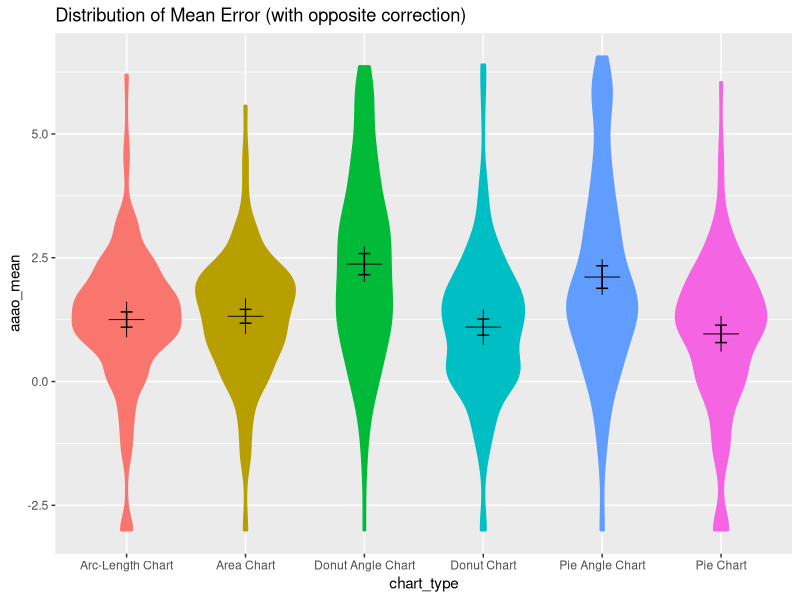
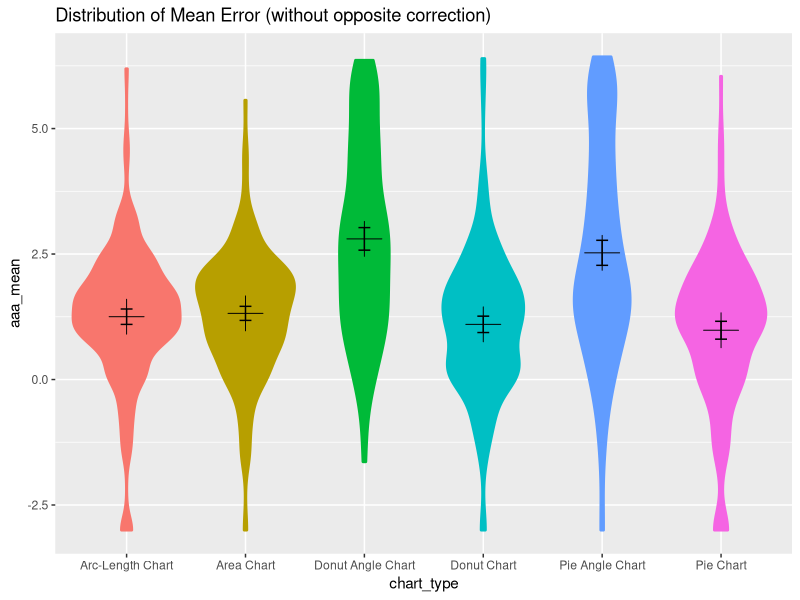
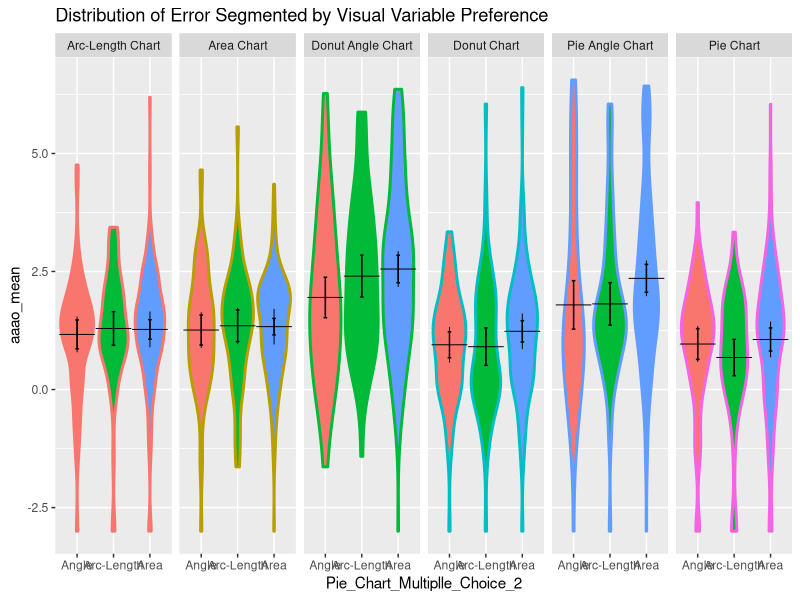

These figures' R source, in order:
#install.packages('dplyr')
#install.packages('tidyr')
library(dplyr)
library(tidyr)
library(gdata)
library(ggplot2)

# r doesn't have a standard error function
stderr = function(x) sqrt(var(x,na.rm=TRUE)/length(na.omit(x)))
ci95 = function(x) stderr(x) * 1.96

lowerCI <- function(v) {mean(v) - sd(v)*1.96/sqrt(length(v))}
upperCI <- function(v) {mean(v) + sd(v)*1.96/sqrt(length(v))}

setwd("~/github/arcs-angles-area/analysis/results")
#reshaped = read.csv("reshaped-unique.csv")
#demographics = read.csv("demographics.csv")

# aaa = merge(reshaped, demographics, by = "postID")
# remove participants due to incompleteness or comments left in the feedback form
# aaa = aaa[!(aaa$workerID %in% c("A149ROBL26JWP", "A237FGJCPV99G", "A2HHKBW8HQWI66", "A3RR85PK3AV9TU", "A1CIIX0CB0GR7H", "AQ2INPVVXR1G0", "AOW8XHXW76DSF", "A2WNW8A4MOR7T7", "A3J2UG22S8BIW4", "A1Z7J3XE1R8TYT")),]
# fix a single answer for participant A3P2LT53J1GUBG based on a comment in the feedback form
# aaa$correct_ans[aaa$correct_ans == 7068] <- 70

# categorize charts into thirds
# aaa$thirds <- ifelse(aaa$correct_ans < 33, "small", ifelse(aaa$correct_ans < 67, "medium", "large"))

# data was reshaped in Google Sheets, and opposite answer corrections were calculated here: https://docs.google.com/spreadsheets/d/1ykUK7l82OZAMIvE8jHLjqYt6GmsKuTl934qqgxZ2faE/edit?usp=sharing
aaa = read.csv("merged-data.csv") #aaa = arcs angles areas

# get the average result for condition 1 per subject (aaao = arcs angles areas opposite - includes opposite correction)
aaaoBaseline = aaa %>%
  #  filter(inner_radius == 0) %>%
  group_by(chart_type) %>%
  summarize(aaaoBaseline = mean(log_opposite))

# distribute the aggregated value to each row and normalize
aaa = aaa %>%
  left_join(aaaoBaseline) %>%
  mutate(aaaoNormalized = log_opposite / aaaoBaseline)

aaaoAggregated = aaa %>%
  group_by(chart_type, subjectID, Pie_Chart_Multiplle_Choice_2, sex, degree, age, Pie_Chart_Multiple_Choice_1, thirds) %>%
  summarize(aaa_ci95 = ci95(log_error),
            aaa_mean = mean(log_error),
            aaao_ci95 = ci95(log_opposite),
            aaao_mean = mean(log_opposite),
            aaao_timeci95 = ci95(time_diff_time_trial),
            aaao_time = mean(time_diff_time_trial))

ggplot(aaaoAggregated, aes(y=aaao_mean, x=chart_type, fill=factor(chart_type))) +
  geom_violin(size=1, aes(
    color=factor(chart_type),
    ymin=aaao_mean - aaao_ci95, 
    ymax=aaao_mean + aaao_ci95)) +
  stat_summary(fun.ymin=lowerCI, fun.ymax=upperCI, geom="errorbar", aes(width=.1)) +
  stat_summary(fun.y=mean, geom="point", shape=3, size=8, show.legend = FALSE) + 
  theme(legend.position="none") +
  labs(title = 'Distribution of Mean Error (with opposite correction)')

ggplot(aaaoAggregated, aes(y=aaa_mean, x=chart_type, fill=factor(chart_type))) +
  geom_violin(size=1, aes(
    color=factor(chart_type),
    ymin=aaa_mean - aaa_ci95, 
    ymax=aaa_mean + aaa_ci95)) +
  stat_summary(fun.ymin=lowerCI, fun.ymax=upperCI, geom="errorbar", aes(width=.1)) +
  stat_summary(fun.y=mean, geom="point", shape=3, size=8, show.legend = FALSE) + 
  theme(legend.position="none") +
  labs(title = 'Distribution of Mean Error (without opposite correction)')

summary(lm(log_error ~ chart_type, data=aaa))
aaa %>% group_by(chart_type) %>% summarize(meanError = mean(log_error), CI95 = sd(log_error)*1.96/sqrt(n()))

#ggplot(aaaoAggregated, aes(x=Pie_Chart_Multiplle_Choice_2, fill=factor(Pie_Chart_Multiplle_Choice_2))) +
#  geom_violin(size=1, aes(
#    y=aaao_mean, 
#    ymin=aaao_mean - aaao_ci95, 
#    ymax=aaao_mean + aaao_ci95)) +
#  stat_summary(fun.y=mean, geom="point", aes(y=aaao_mean), shape=18, size=4) + 
#  labs(title = 'aaao error')

ggplot(aaaoAggregated, aes(y=aaao_mean, x=Pie_Chart_Multiplle_Choice_2, fill=factor(Pie_Chart_Multiplle_Choice_2))) +
  geom_violin(size=1, aes(
    color=factor(chart_type),
    ymin=aaao_mean - aaao_ci95, 
    ymax=aaao_mean + aaao_ci95)) +
  stat_summary(fun.ymin=lowerCI, fun.ymax=upperCI, geom="errorbar", aes(width=.1)) +
  stat_summary(fun.y=mean, geom="point", shape=3, size=8, show.legend = FALSE) + 
  theme(legend.position="none") +
  labs(title = 'Distribution of Error Segmented by Visual Variable Preference') + 
  facet_grid(. ~ chart_type)

#ggplot(aaaoAggregated, aes(x=thirds, fill=factor(thirds))) +
#  geom_violin(size=1, aes(
#    y=aaao_mean, 
#    color=factor(chart_type),
#    ymin=aaao_mean - aaao_ci95, 
#    ymax=aaao_mean + aaao_ci95)) +
#  stat_summary(fun.y=mean, geom="point", aes(y=aaao_mean), shape=18, size=4) + 
#  labs(title = 'aaao error') + 
#  facet_grid(. ~ chart_type)

#ggplot(aaaoAggregated, aes(x=sex, fill=factor(sex))) +
#  geom_violin(size=1, aes(
#    y=aaao_mean, 
#    color=factor(chart_type),
#    ymin=aaao_mean - aaao_ci95, 
#    ymax=aaao_mean + aaao_ci95)) +
#  stat_summary(fun.y=mean, geom="point", aes(y=aaao_mean), shape=18, size=4) + 
#  labs(title = 'aaao error') + 
#  facet_grid(. ~ chart_type)

#ggplot(aaaoAggregated, aes(x=degree, fill=factor(degree))) +
#  geom_violin(size=1, aes(
#    y=aaao_mean, 
#    color=factor(chart_type),
#    ymin=aaao_mean - aaao_ci95, 
#    ymax=aaao_mean + aaao_ci95)) +
#  stat_summary(fun.y=mean, geom="point", aes(y=aaao_mean), shape=18, size=4) + 
#  labs(title = 'aaao error') + 
#  facet_grid(. ~ chart_type)

#ggplot(aaaoAggregated, aes(x=age, fill=factor(age))) +
#  geom_violin(size=1, aes(
#    y=aaao_mean, 
#    color=factor(chart_type),
#    ymin=aaao_mean - aaao_ci95, 
#    ymax=aaao_mean + aaao_ci95)) +
#  stat_summary(fun.y=mean, geom="point", aes(y=aaao_mean), shape=18, size=4) + 
#  labs(title = 'aaao error') + 
#  facet_grid(. ~ chart_type)

#ggplot(aaaoAggregated, aes(x=Pie_Chart_Multiple_Choice_1, fill=factor(Pie_Chart_Multiple_Choice_1))) +
#  geom_violin(size=1, aes(
#    y=aaao_mean, 
#    color=factor(chart_type),
#    ymin=aaao_mean - aaao_ci95, 
#    ymax=aaao_mean + aaao_ci95)) +
#  stat_summary(fun.y=mean, geom="point", aes(y=aaao_mean), shape=18, size=4) + 
#  labs(title = 'aaao error') + 
#  facet_grid(. ~ chart_type)

#ggplot(aaa, aes(x=log_opposite)) +
#  geom_histogram() +
#  facet_grid(Pie_Chart_Multiple_Choice_2 ~ .)

#ggplot(aaa, aes(x=log_opposite)) +
#  geom_histogram() +
#  facet_grid(Pie_Chart_Multiple_Choice_2 ~ .)
